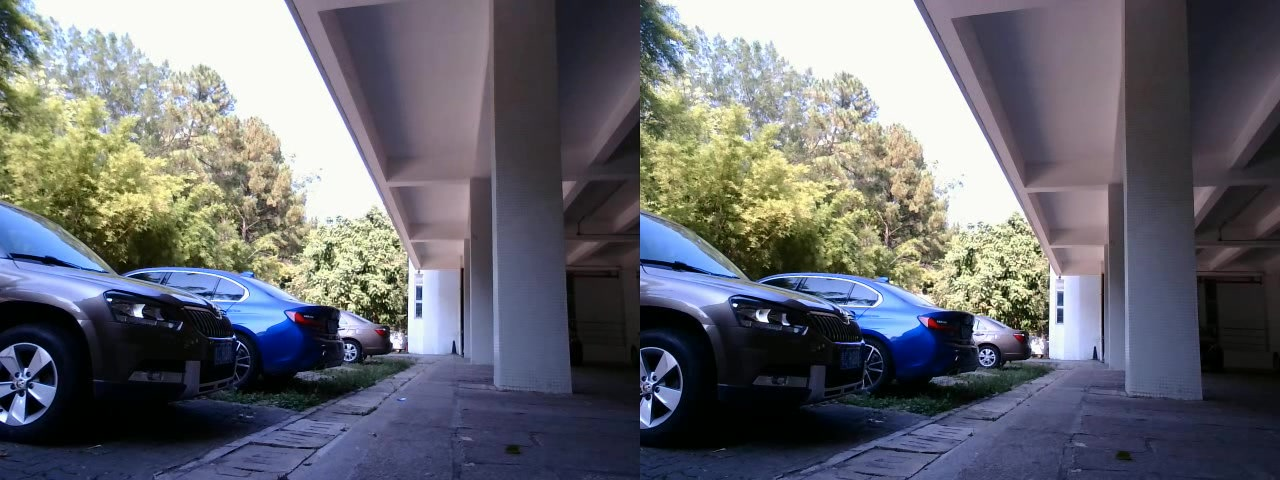
//> input picture SGBM_C++/car.jpg, 1280 x 480 px
$ ./BM   (built with g++ and OpenCV 4)
//> lines starting //> are read from the running program, lines starting //| are printed output that depends on the picture
/*        双目测距        */

#include <opencv2/opencv.hpp>
#include <iostream>
#include <math.h>

using namespace std;
using namespace cv;

const int imageWidth = 640;                             //摄像头的分辨率
const int imageHeight = 480;
Vec3f  point3;
float d;
Size imageSize = Size(imageWidth, imageHeight);

Mat img;
Mat rgbImageL, grayImageL;
Mat rgbImageR, grayImageR;
Mat rectifyImageL, rectifyImageR;
Rect m_l_select;
Rect m_r_select;

Rect validROIL;//图像校正之后，会对图像进行裁剪，这里的validROI就是指裁剪之后的区域
Rect validROIR;

Mat mapLx, mapLy, mapRx, mapRy;     //映射表
Mat Rl, Rr, Pl, Pr, Q;              //校正旋转矩阵R，投影矩阵P 重投影矩阵Q
Mat xyz;              //三维坐标

Point origin;         //鼠标按下的起始点
Rect selection;      //定义矩形选框
bool selectObject = false;    //是否选择对象


int blockSize = 8, uniquenessRatio = 0, numDisparities = 3;
Ptr<StereoBM> bm = StereoBM::create(16, 9);

/*事先标定好的左相机的内参矩阵
fx 0 cx
0 fy cy
0  0  1
*/
Mat cameraMatrixL = (Mat_<double>(3, 3) << 516.5066236, -1.444673028, 320.2950423, 0, 516.5816117, 270.7881873, 0, 0, 1.);
//获得的畸变参数


/*418.523322187048	0	0
-1.26842201390676	421.222568242056	0
344.758267538961	243.318992284899	1 */ //2

Mat distCoeffL = (Mat_<double>(5, 1) << -0.046645194, 0.077595167, 0.012476819, -0.000711358, 0);
//[0.006636837611004,0.050240447649195] [0.006681263320267,0.003130367429418]


/*事先标定好的右相机的内参矩阵
fx 0 cx
0 fy cy
0  0  1
*/
Mat cameraMatrixR = (Mat_<double>(3, 3) << 511.8428182, 1.295112628, 317.310253, 0, 513.0748795, 269.5885026,0, 0, 1);


/*
417.417985082506	0	0
0.498638151824367	419.795432389420	0
309.903372309072	236.256106972796	1
*/ //2


Mat distCoeffR = (Mat_<double>(5, 1) << -0.061588946, 0.122384376, 0.011081232, -0.000750439, 0);
//[-0.038407383078874,0.236392800301615]  [0.004121779274885,0.002296129959664]


Mat T = (Mat_<double>(3, 1) <<-120.3559901,-0.188953775,-0.662073075);//T平移向量
//[-1.210187345641146e+02,0.519235426836325,-0.425535566316217]
															 //对应Matlab所得T参数
//Mat rec = (Mat_<double>(3, 1) << -0.00306, -0.03207, 0.00206);//rec旋转向量，对应matlab om参数  我
Mat rec = (Mat_<double>(3, 3) << 0.999911333, -0.004351508, 0.012585312,
	0.004184066, 0.999902792, 0.013300386,
	-0.012641965, -0.013246549, 0.999832341);                //rec旋转向量，对应matlab om参数  我

/* 0.999341122700880	0.000660748031451783	-0.0362888948713456
-0.00206388651740061	0.999250989651683	-0.0386419468010579
0.0362361815232777	0.0386913826603732	0.998593969567432 */

//Mat T = (Mat_<double>(3, 1) << -48.4, 0.241, -0.0344);//T平移向量
																							  //[-1.210187345641146e+02,0.519235426836325,-0.425535566316217]
																							  //对应Matlab所得T参数

Mat R;//R 旋转矩阵


	  /*****立体匹配*****/
void stereo_match(int, void*)
{
	bm->setBlockSize(2 * blockSize + 5);     //SAD窗口大小，5~21之间为宜
	bm->setROI1(validROIL);
	bm->setROI2(validROIR);
	bm->setPreFilterCap(31);
	bm->setMinDisparity(0);  //最小视差，默认值为0, 可以是负值，int型
	bm->setNumDisparities(numDisparities * 16 + 16);//视差窗口，即最大视差值与最小视差值之差,窗口大小必须是16的整数倍，int型
	bm->setTextureThreshold(10);
	bm->setUniquenessRatio(uniquenessRatio);//uniquenessRatio主要可以防止误匹配
	bm->setSpeckleWindowSize(100);
	bm->setSpeckleRange(32);
	bm->setDisp12MaxDiff(-1);
	Mat disp, disp8;
	bm->compute(rectifyImageL, rectifyImageR, disp);//输入图像必须为灰度图
	disp.convertTo(disp8, CV_8U, 255 / ((numDisparities * 16 + 16)*16.));//计算出的视差是CV_16S格式
	reprojectImageTo3D(disp, xyz, Q, true); //在实际求距离时，ReprojectTo3D出来的X / W, Y / W, Z / W都要乘以16(也就是W除以16)，才能得到正确的三维坐标信息。
	xyz = xyz * 16;
	imwrite("disparity.jpg", disp8);
}

/*****描述：鼠标操作回调*****/
static void onMouse(int event, int x, int y, int, void*)
{
	if (selectObject)
	{
		selection.x = MIN(x, origin.x);
		selection.y = MIN(y, origin.y);
		selection.width = std::abs(x - origin.x);
		selection.height = std::abs(y - origin.y);
	}

	switch (event)
	{
	case EVENT_LBUTTONDOWN:   //鼠标左按钮按下的事件
		origin = Point(x, y);
		selection = Rect(x, y, 0, 0);
		selectObject = true;
		//cout << origin << "in world coordinate is: " << xyz.at<Vec3f>(origin) << endl;
		point3 = xyz.at<Vec3f>(origin);
		point3[0];
		//cout << "point3[0]:" << point3[0] << "point3[1]:" << point3[1] << "point3[2]:" << point3[2]<<endl;
		cout << "世界坐标：" << endl;
		cout << "x: " << point3[0] << "  y: " << point3[1] << "  z: " << point3[2] << endl;
		d = point3[0] * point3[0] + point3[1] * point3[1] + point3[2] * point3[2];
		d = sqrt(d);   //mm
	   // cout << "距离是:" << d << "mm" << endl;

		d = d / 10.0;   //cm
		cout << "距离是:" << d << "cm" << endl;

		// d = d/1000.0;   //m
		// cout << "距离是:" << d << "m" << endl;

		break;
	case EVENT_LBUTTONUP:    //鼠标左按钮释放的事件
		selectObject = false;
		if (selection.width > 0 && selection.height > 0)
			break;
	}
}


/*****主函数*****/
int main()
{
	/*
	立体校正
	*/
	Rodrigues(rec, R); //Rodrigues变换
	stereoRectify(cameraMatrixL, distCoeffL, cameraMatrixR, distCoeffR, imageSize, R, T, Rl, Rr, Pl, Pr, Q, CALIB_ZERO_DISPARITY,
		0, imageSize, &validROIL, &validROIR);
	initUndistortRectifyMap(cameraMatrixL, distCoeffL, Rl, Pr, imageSize, CV_32FC1, mapLx, mapLy);
	initUndistortRectifyMap(cameraMatrixR, distCoeffR, Rr, Pr, imageSize, CV_32FC1, mapRx, mapRy);

	/*
	读取图片
	*/

	m_l_select = Rect(0, 0, 640, 480);
	img = imread("car.jpg", IMREAD_COLOR);
//> img is the input picture: 480 rows x 1280 cols, CV_8UC3; mean B, G, R 112.2, 105.6, 104.4
	//imshow("Image", img);
	rgbImageL = img(m_l_select);
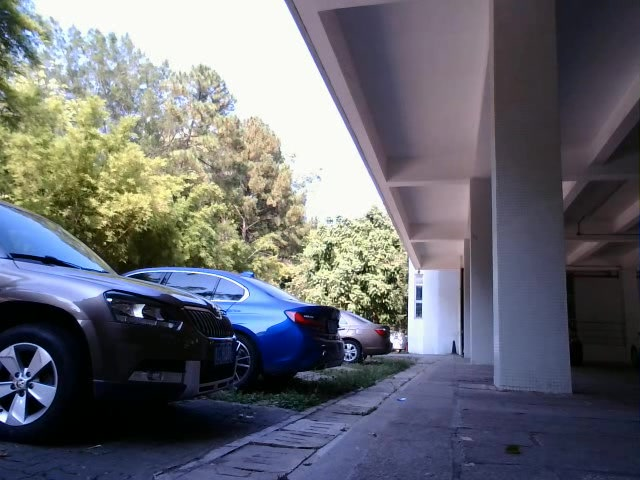
//> rgbImageL: 480 rows x 640 cols, CV_8UC3; mean B, G, R 113.3, 106, 104.6
	cvtColor(rgbImageL, grayImageL, COLOR_BGR2GRAY);
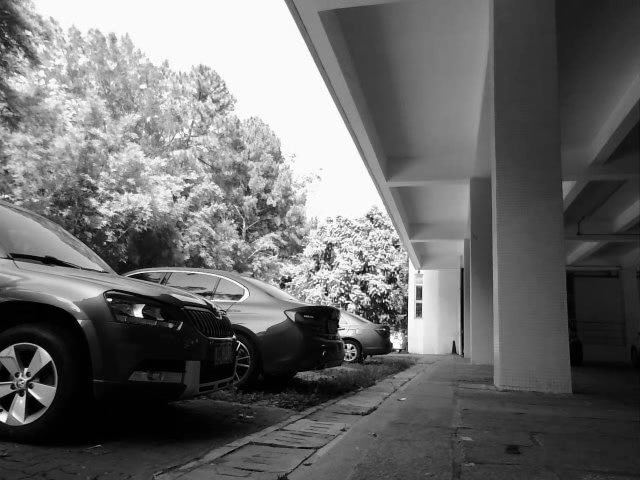
//> grayImageL: 480 rows x 640 cols, CV_8UC1; min 0, max 255, mean 106.4

	m_r_select = Rect(640, 0, 640, 480);
	rgbImageR = img(m_r_select);
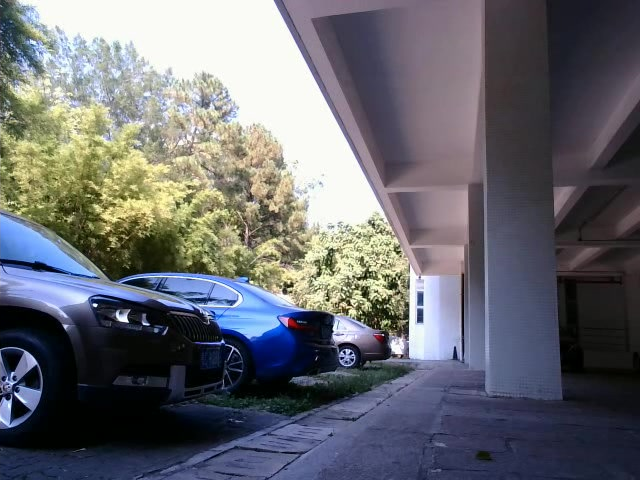
//> rgbImageR: 480 rows x 640 cols, CV_8UC3; mean B, G, R 111.1, 105.3, 104.1
	cvtColor(rgbImageR, grayImageR, COLOR_BGR2GRAY);

	//imshow("ImageL", rgbImageL);
	//imshow("ImageR", rgbImageR);

	/*
	经过remap之后，左右相机的图像已经共面并且行对准了
	*/
	remap(grayImageL, rectifyImageL, mapLx, mapLy, INTER_LINEAR);
	remap(grayImageR, rectifyImageR, mapRx, mapRy, INTER_LINEAR);
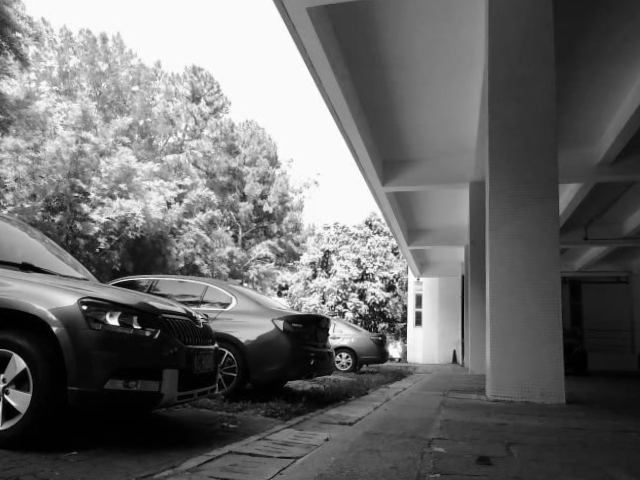
//> rectifyImageR: 480 rows x 640 cols, CV_8UC1; min 0, max 255, mean 106.8

	/*
	把校正结果显示出来
	*/
	Mat rgbRectifyImageL, rgbRectifyImageR;
	cvtColor(rectifyImageL, rgbRectifyImageL, COLOR_GRAY2BGR);  //伪彩色图
	cvtColor(rectifyImageR, rgbRectifyImageR, COLOR_GRAY2BGR);

	//单独显示
	//rectangle(rgbRectifyImageL, validROIL, Scalar(0, 0, 255), 3, 8);
	//rectangle(rgbRectifyImageR, validROIR, Scalar(0, 0, 255), 3, 8);
	//imshow("ImageL After Rectify", rgbRectifyImageL);
	//imshow("ImageR After Rectify", rgbRectifyImageR);

	//显示在同一张图上
	Mat canvas;
	double sf;
	int w, h;
	sf = 600. / MAX(imageSize.width, imageSize.height);
	w = cvRound(imageSize.width * sf);
	h = cvRound(imageSize.height * sf);
	canvas.create(h, w * 2, CV_8UC3);   //注意通道

										//左图像画到画布上
	Mat canvasPart = canvas(Rect(w * 0, 0, w, h));                                //得到画布的一部分
	resize(rgbRectifyImageL, canvasPart, canvasPart.size(), 0, 0, INTER_AREA);     //把图像缩放到跟canvasPart一样大小
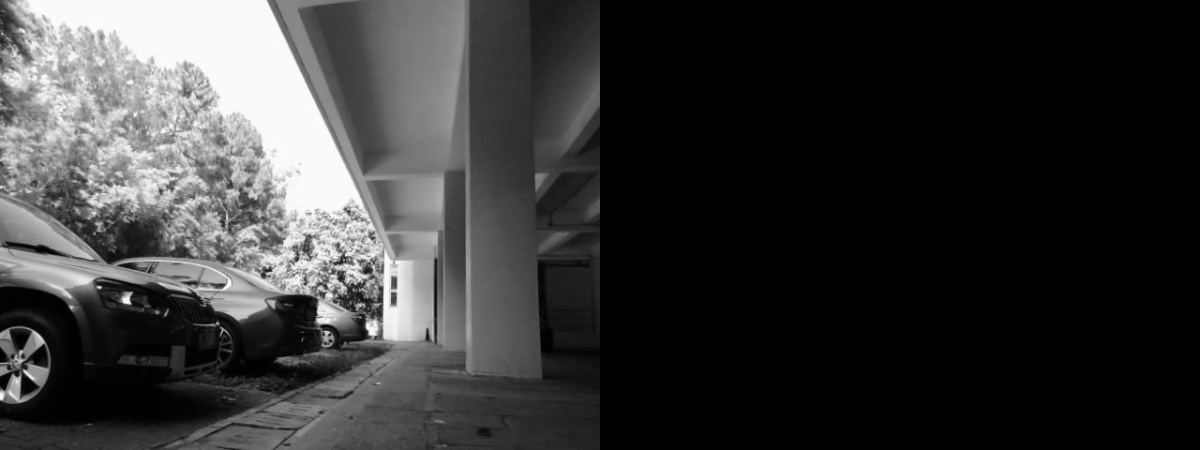
//> canvas: 450 rows x 1200 cols, CV_8UC3; min 0, max 255, mean 54.3
	Rect vroiL(cvRound(validROIL.x*sf), cvRound(validROIL.y*sf),                //获得被截取的区域
		cvRound(validROIL.width*sf), cvRound(validROIL.height*sf));
	//rectangle(canvasPart, vroiL, Scalar(0, 0, 255), 3, 8);                      //画上一个矩形
	cout << "Painted ImageL" << endl;

	//右图像画到画布上
	canvasPart = canvas(Rect(w, 0, w, h));                                      //获得画布的另一部分
//> canvasPart: 450 rows x 600 cols, CV_8UC3; every value is 0
	resize(rgbRectifyImageR, canvasPart, canvasPart.size(), 0, 0, INTER_LINEAR);
	Rect vroiR(cvRound(validROIR.x * sf), cvRound(validROIR.y*sf),
		cvRound(validROIR.width * sf), cvRound(validROIR.height * sf));
	//rectangle(canvasPart, vroiR, Scalar(0, 0, 255), 3, 8);
	cout << "Painted ImageR" << endl;

	//画上对应的线条
	for (int i = 0; i < canvas.rows; i += 16)
		line(canvas, Point(0, i), Point(canvas.cols, i), Scalar(0, 255, 0), 1, 8);
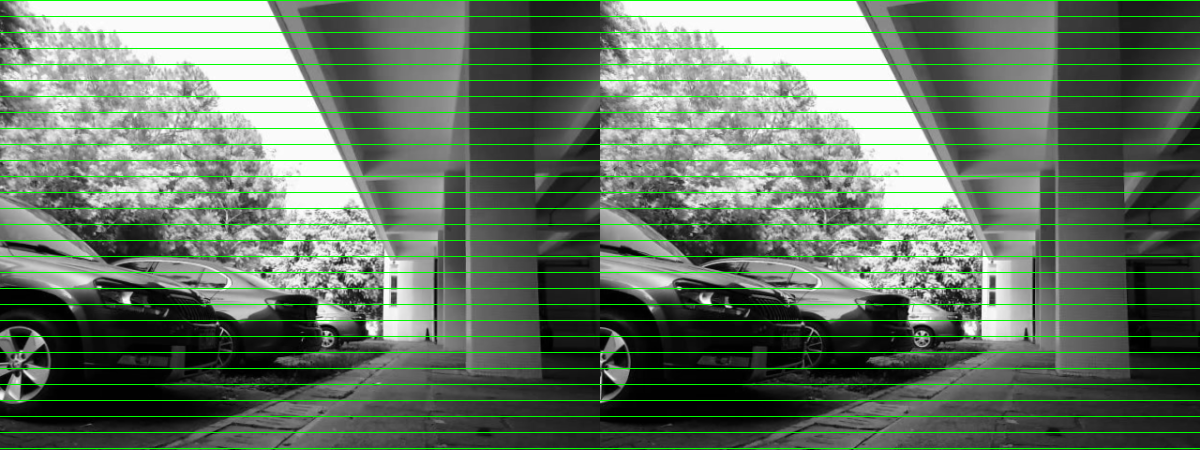
//> canvas: 450 rows x 1200 cols, CV_8UC3; mean B, G, R 100.7, 117.1, 100.7
	// imwrite("rectified.jpg", canvas);

	/*
	立体匹配
	*/
	// namedWindow("disparity", WINDOW_AUTOSIZE);

	/*************************调参可视化**********************************************/
	// 创建SAD窗口 Trackbar
	//createTrackbar("BlockSize:\n", "disparity", &blockSize, 8, stereo_match);
	// 创建视差唯一性百分比窗口 Trackbar
	//createTrackbar("UniquenessRatio:\n", "disparity", &uniquenessRatio, 50, stereo_match);
	// 创建视差窗口 Trackbar
	//createTrackbar("NumDisparities:\n", "disparity", &numDisparities, 16, stereo_match);


	//鼠标响应函数setMouseCallback(窗口名称, 鼠标回调函数, 传给回调函数的参数，一般取0)
	// setMouseCallback("disparity", onMouse, 0);
	stereo_match(0, 0);
//> in stereo_match, `bm->compute(rectifyImageL, rectifyImageR, disp);`:
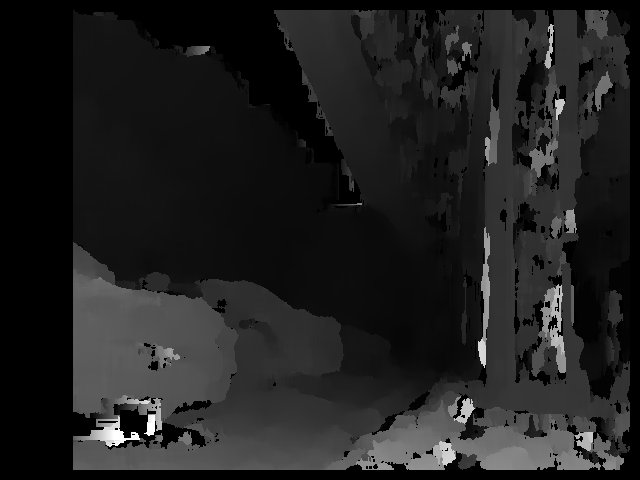
//> disp: 480 rows x 640 cols, CV_16SC1; min -16, max 1008, mean 115.2; drawn with min black and max white
//> in stereo_match, `reprojectImageTo3D(disp, xyz, Q, true);`: xyz: 480 rows x 640 cols, CV_32FC3; 1.65% of the values are NaN or infinite; the others: min -3705.4, max 10000, mean 1107.6
//> in stereo_match, `reprojectImageTo3D(disp, xyz, Q, true);`: Q = [[1, 0, 0, -309.9], [0, 1, 0, -275.3], [0, 0, 0, 524.8], [0, 0, 0.00831, 0]]
//> in stereo_match, `xyz = xyz * 16;`: xyz: 480 rows x 640 cols, CV_32FC3; 1.65% of the values are NaN or infinite; the others: min -59286.8, max 160000, mean 17722.3

	// waitKey();
    return 0;
}
